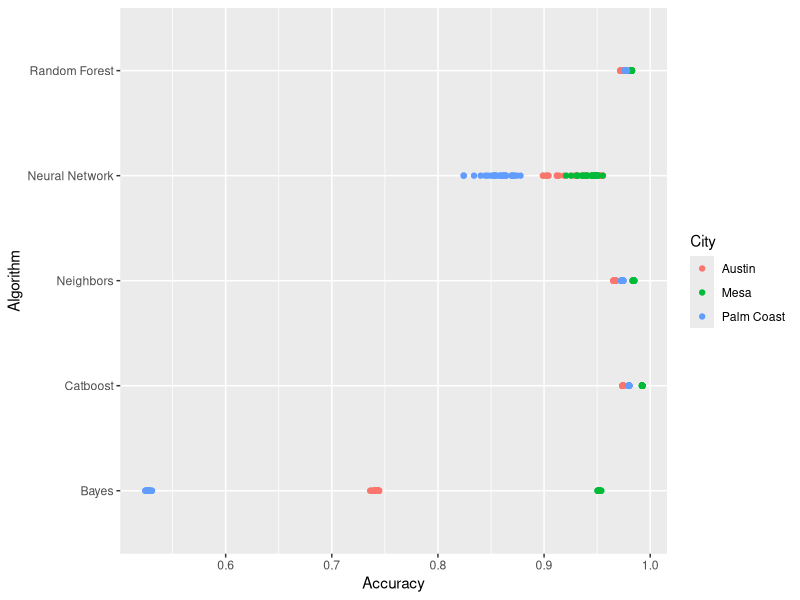
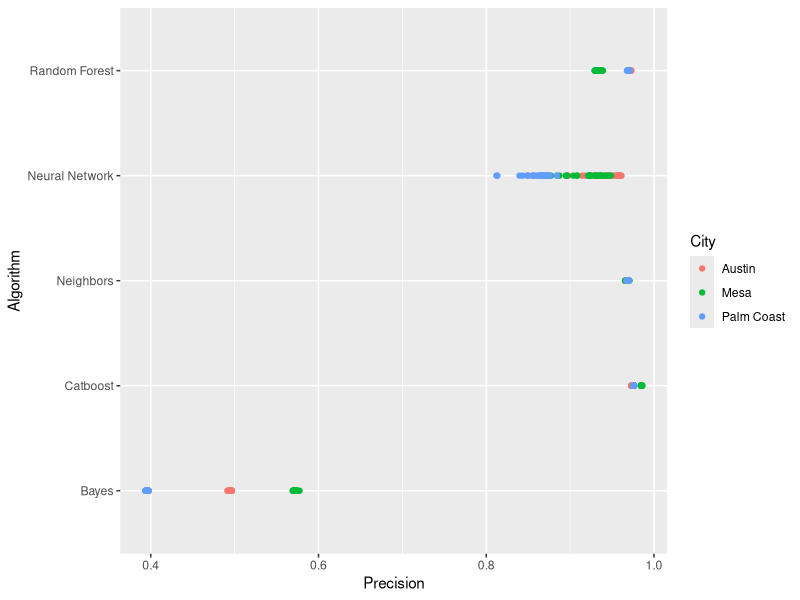
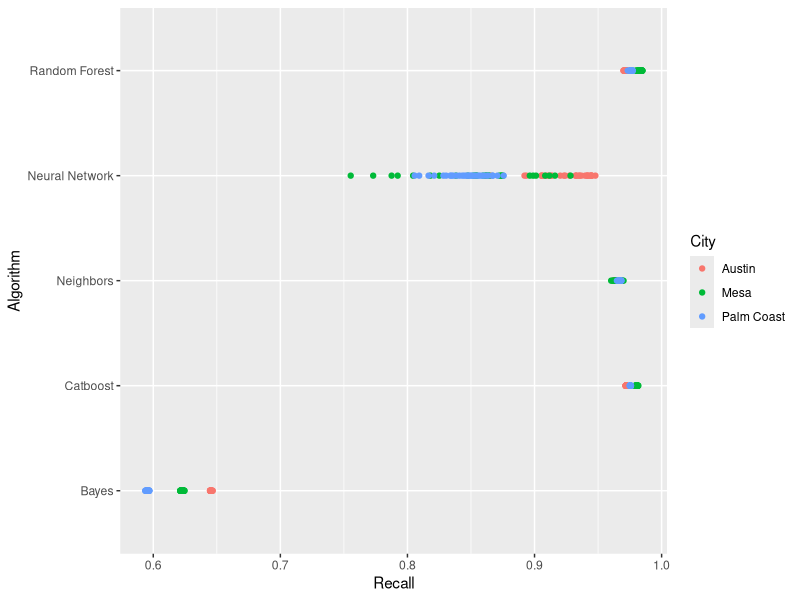
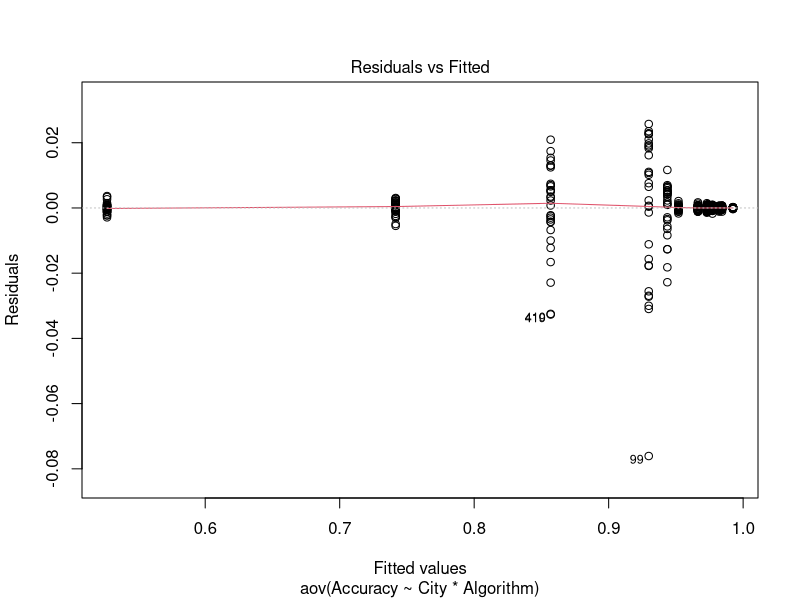
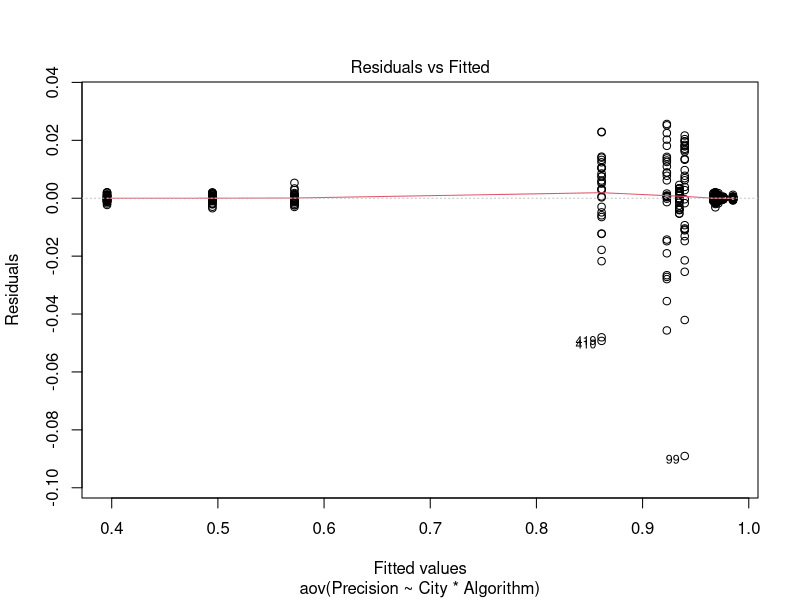
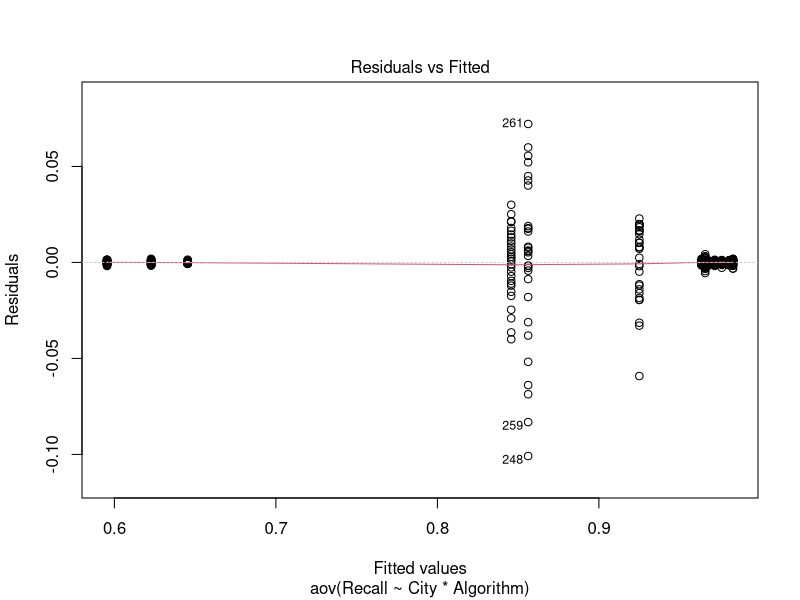
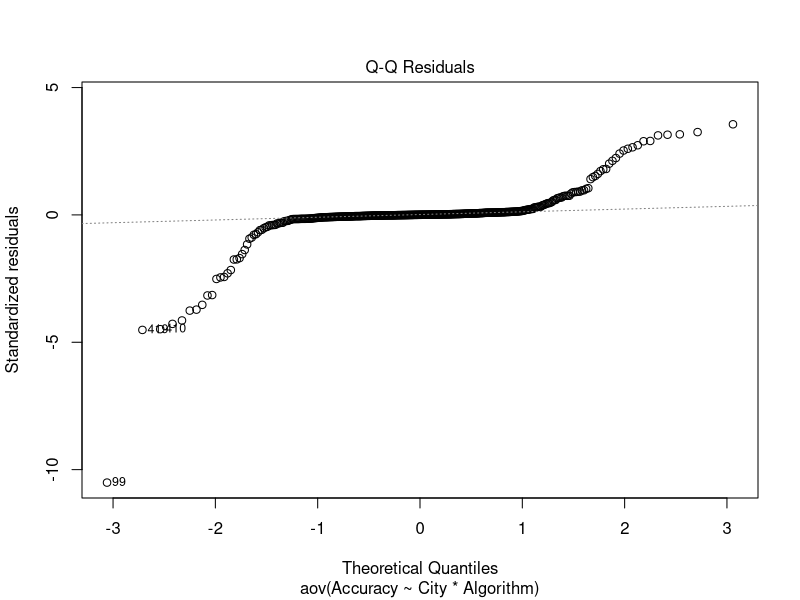
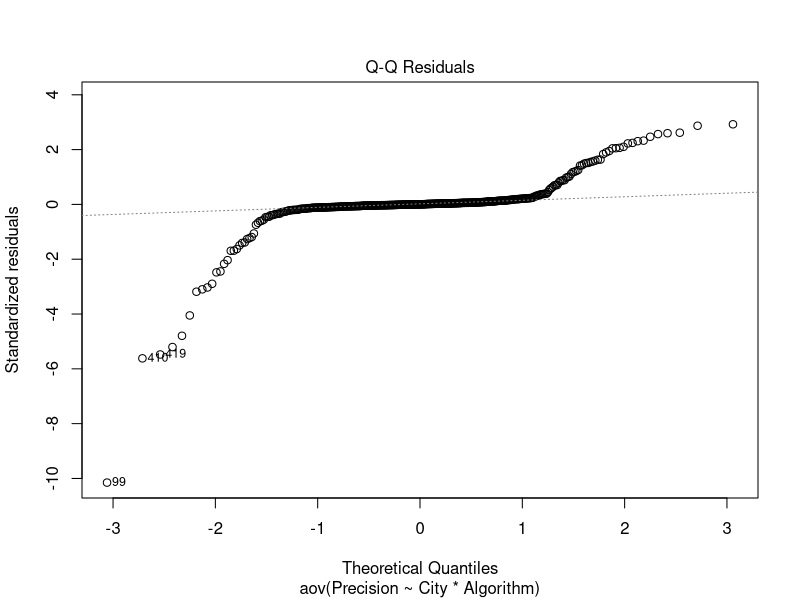

Recreate these plots in R, in order. (Note: this script raises an error after producing the figures.)
require(ggplot2)
library(car)
#read in datasets
A_Bayes <- read.csv("datasets/A_Bayes.csv")
A_Cat <- read.csv("datasets/A_Cat.csv")
A_Neighbors <- read.csv("datasets/A_Neighbors.csv")
A_NN <- read.csv("datasets/A_NN.csv")
A_RF <- read.csv("datasets/A_RF.csv")
M_Bayes <- read.csv("datasets/M_Bayes.csv")
M_Cat <- read.csv("datasets/M_Cat.csv")
M_Neighbors <- read.csv("datasets/M_Neighbors.csv")
M_NN <- read.csv("datasets/M_NN.csv")
M_RF <- read.csv("datasets/M_RF.csv")
PC_Bayes <- read.csv("datasets/PC_Bayes.csv")
PC_Cat <- read.csv("datasets/PC_Cat.csv")
PC_Neighbors <- read.csv("datasets/PC_Neighbors.csv")
PC_NN <- read.csv("datasets/PC_NN.csv")
PC_RF <- read.csv("datasets/PC_RF.csv")
#means
acc.mean = data.frame(City = c(rep("Austin",5), rep("Mesa",5), rep("Palm Coast",5)),
                      Algorithm = c("Bayes","Catboost","Neighbors","Neural Network","Random Forest"),
                      Accuracy_Mean = c(mean(A_Bayes$Accuracy), mean(A_Cat$Accuracy), mean(A_Neighbors$Accuracy), mean(A_NN$Accuracy), mean(A_RF$Accuracy),
                                mean(M_Bayes$Accuracy), mean(M_Cat$Accuracy), mean(M_Neighbors$Accuracy), mean(M_NN$Accuracy), mean(M_RF$Accuracy),
                                mean(PC_Bayes$Accuracy), mean(PC_Cat$Accuracy), mean(PC_Neighbors$Accuracy), mean(PC_NN$Accuracy), mean(PC_RF$Accuracy)))
pre.mean = data.frame(City = c(rep("Austin",5), rep("Mesa",5), rep("Palm Coast",5)),
                      Algorithm = c("Bayes","Catboost","Neighbors","Neural Network","Random Forest"),
                      Precision_Mean = c(mean(A_Bayes$Precision), mean(A_Cat$Precision), mean(A_Neighbors$Precision), mean(A_NN$Precision), mean(A_RF$Precision),
                                        mean(M_Bayes$Precision), mean(M_Cat$Precision), mean(M_Neighbors$Precision), mean(M_NN$Precision), mean(M_RF$Precision),
                                        mean(PC_Bayes$Precision), mean(PC_Cat$Precision), mean(PC_Neighbors$Precision), mean(PC_NN$Precision), mean(PC_RF$Precision)))
rec.mean = data.frame(City = c(rep("Austin",5), rep("Mesa",5), rep("Palm Coast",5)),
                      Algorithm = c("Bayes","Catboost","Neighbors","Neural Network","Random Forest"),
                      Recall_Mean = c(mean(A_Bayes$Recall), mean(A_Cat$Recall), mean(A_Neighbors$Recall), mean(A_NN$Recall), mean(A_RF$Recall),
                                        mean(M_Bayes$Recall), mean(M_Cat$Recall), mean(M_Neighbors$Recall), mean(M_NN$Recall), mean(M_RF$Recall),
                                        mean(PC_Bayes$Recall), mean(PC_Cat$Recall), mean(PC_Neighbors$Recall), mean(PC_NN$Recall), mean(PC_RF$Recall)))

#create new data frame for each metric
accuracy.df = data.frame(City = c(rep("Austin",150), rep("Mesa",150), rep("Palm Coast",150)),
                    Algorithm = c(rep(c(rep("Bayes",30), rep("Catboost",30), rep("Neighbors",30), rep("Neural Network",30), rep("Random Forest",30)),3)),
                    Accuracy = c(A_Bayes$Accuracy, A_Cat$Accuracy[seq(1,30)], A_Neighbors$Accuracy, A_NN$Accuracy, A_RF$Accuracy[seq(1,30)],
                              M_Bayes$Accuracy, M_Cat$Accuracy[seq(1,30)], M_Neighbors$Accuracy, M_NN$Accuracy, M_RF$Accuracy[seq(1,30)],
                              PC_Bayes$Accuracy, PC_Cat$Accuracy[seq(1,30)], PC_Neighbors$Accuracy, PC_NN$Accuracy, PC_RF$Accuracy[seq(1,30)]))
precision.df = data.frame(City = c(rep("Austin",150), rep("Mesa",150), rep("Palm Coast",150)),
                          Algorithm = c(rep(c(rep("Bayes",30), rep("Catboost",30), rep("Neighbors",30), rep("Neural Network",30), rep("Random Forest",30)),3)),
                          Precision = c(A_Bayes$Precision, A_Cat$Precision[seq(1,30)], A_Neighbors$Precision, A_NN$Precision, A_RF$Precision[seq(1,30)],
                                        M_Bayes$Precision, M_Cat$Precision[seq(1,30)], M_Neighbors$Precision, M_NN$Precision, M_RF$Precision[seq(1,30)],
                                        PC_Bayes$Precision, PC_Cat$Precision[seq(1,30)], PC_Neighbors$Precision, PC_NN$Precision, PC_RF$Precision[seq(1,30)]))
recall.df = data.frame(City = c(rep("Austin",150), rep("Mesa",150), rep("Palm Coast",150)),
                       Algorithm = c(rep(c(rep("Bayes",30), rep("Catboost",30), rep("Neighbors",30), rep("Neural Network",30), rep("Random Forest",30)),3)),
                       Recall = c(A_Bayes$Recall, A_Cat$Recall[seq(1,30)], A_Neighbors$Recall, A_NN$Recall, A_RF$Recall[seq(1,30)],
                                M_Bayes$Recall, M_Cat$Recall[seq(1,30)], M_Neighbors$Recall, M_NN$Recall, M_RF$Recall[seq(1,30)],
                                PC_Bayes$Recall, PC_Cat$Recall[seq(1,30)], PC_Neighbors$Recall, PC_NN$Recall, PC_RF$Recall[seq(1,30)]))

#data visualization
ggplot(accuracy.df, aes(Accuracy, Algorithm, colour = City)) + geom_point()
ggplot(precision.df, aes(Precision, Algorithm, colour = City)) + geom_point()
ggplot(recall.df, aes(Recall, Algorithm, colour = City)) + geom_point()
#models
accuracy.model <- aov(Accuracy ~ City*Algorithm, data = accuracy.df)
precision.model <- aov(Precision ~ City*Algorithm, data = precision.df)
recall.model <- aov(Recall ~ City*Algorithm, data = recall.df)
#analysis of overall model
summary(accuracy.model)
summary(precision.model)
summary(recall.model)
#residual plots and assumptions
#1. Homogoneity of variance - Violated
plot(accuracy.model,1)
plot(precision.model,1)
plot(recall.model,1)
leveneTest(Accuracy ~ City*Algorithm, data = accuracy.df)
leveneTest(Precision ~ City*Algorithm, data = precision.df)
leveneTest(Recall ~ City*Algorithm, data = recall.df)
#2. Normality - Violated
plot(accuracy.model,2)
plot(precision.model,2)
plot(recall.model,2)
acc.res <- residuals(object = accuracy.model)
pre.res <- residuals(object = precision.model)
rec.res <- residuals(object = recall.model)
shapiro.test(x = acc.res)
shapiro.test(x = pre.res)
shapiro.test(x = rec.res)
###Because both assumptions are violated, we will instead use bootstrapping,
###as transformations didn't work either (see bottom of code)

library(boot)
set.seed(03182019)
#Accuracy
n <- 30*2 #simulating taking two samples of 30, so times 2
B <- 10000 #number of resamples we'll run
Cities <- c("Austin","Mesa","Palm_Coast")
Algorithms <- c("Bayes","Catboost","Neighbors","Neural_Network","Random_Forest")
veclist <- do.call(paste,expand.grid(Cities,Algorithms)) #get every combo of city and algo
count <- 1
p.values <- rep(-1,105)
for(i in 1:15){
  temp <- strsplit(veclist[i], " ")[[1]]
  name1 <- gsub("_", " ", temp[1]) #City1
  name2 <- gsub("_", " ", temp[2]) #Algo1
  for(j in (i+1):15){
    temp2 <- strsplit(veclist[j], " ")[[1]]
    name3 <- gsub("_", " ", temp2[1]) #City2
    name4 <- gsub("_", " ", temp2[2]) #Algo2
    if( i != 15){ #prevent last two comparisons, so theres ((15-1)*15) / 2 = 105 total comparisons
      variable1 <- accuracy.df$Accuracy[accuracy.df$City == name1 & accuracy.df$Algorithm == name2]
      variable2 <- accuracy.df$Accuracy[accuracy.df$City == name3 & accuracy.df$Algorithm == name4]
      variable <- c(variable1, variable2)
      #Analysis
      test.stat <- abs(mean(variable1) - mean(variable2)) #test-statistic
      B.samples <- matrix(sample(variable, size = n*B, replace=TRUE), #10,000 resamples with replacement
                            nrow=n, ncol=B)
      Boot.test.stat <- rep(0,B)
      for(i in 1:B){ #for each sample, find new test-statistic
        Boot.test.stat[i] <- abs(mean(B.samples[1:30,i]) - mean(B.samples[31:60,i])) #simulate difference in means to compare to test.stat
      }
      p.values[count] <- mean (Boot.test.stat >= test.stat) #record p-value, assuming H0: no difference in city-algo.
      
      cat(name1, "," , name2 , "," , name3 , "," , name4 , "i=" , count, "," , "obs. diff. in mean=" , test.stat, "\n")
      count <- count + 1
    }
  }
}
val <- abs(mean(accuracy.df$Accuracy[accuracy.df$City == "Mesa" & accuracy.df$Algorithm == "Random Forest"]) - 
             mean(accuracy.df$Accuracy[accuracy.df$City == "Palm Coast" & accuracy.df$Algorithm == "Random Forest"]))
hist(Boot.test.stat, main = "Bootstrap Distribution for RF-Mesa vs RF-Palm Coast", col = "light blue", xlab="Difference in Mean Accuracy", xlim=c(0,val+.001)) #final bootstrapped distribution
abline(v = val,col="red")
print(p.values)
p.adj <- p.adjust(p.values, method = "bonferroni", n = length(p.values))
print(p.adj) #adjust p-values to control for Family-wise error rate / Type I error
alpha <- 0.05
which(p.adj > alpha) #88 91
###88: Palm Coast-Neighbors vs. Austin-RF with adj. p-value = 0.105
###91: Austin-NN vs. Mesa-NN with adj. p-value = 0.5355
###are all NOT statistically significant, the rest are significant.

#Precision
n <- 30*2
B <- 10000
Cities <- c("Austin","Mesa","Palm_Coast")
Algorithms <- c("Bayes","Catboost","Neighbors","Neural_Network","Random_Forest")
veclist <- do.call(paste,expand.grid(Cities,Algorithms))
count <- 1
p.values <- rep(-1,105)
for(i in 1:15){
  temp <- strsplit(veclist[i], " ")[[1]]
  name1 <- gsub("_", " ", temp[1]) #City
  name2 <- gsub("_", " ", temp[2]) #Algo
  for(j in (i+1):15){
    temp2 <- strsplit(veclist[j], " ")[[1]]
    name3 <- gsub("_", " ", temp2[1]) #City
    name4 <- gsub("_", " ", temp2[2]) #Algo
    if( i != 15){ #prevent last two comparisons, so theres ((12-1)*12) / 2 = 66 total comparisons
      variable1 <- precision.df$Precision[precision.df$City == name1 & precision.df$Algorithm == name2]
      variable2 <- precision.df$Precision[precision.df$City == name3 & precision.df$Algorithm == name4]
      variable <- c(variable1, variable2)
      #Analysis
      test.stat <- abs(mean(variable1) - mean(variable2))
      B.samples <- matrix(sample(variable, size = n*B, replace=TRUE),
                          nrow=n, ncol=B)
      Boot.test.stat <- rep(0,B)
      for(i in 1:B){
        Boot.test.stat[i] <- abs(mean(B.samples[1:30,i]) - mean(B.samples[31:60,i]))
      }
      p.values[count] <- mean (Boot.test.stat >= test.stat)
      
      cat(name1, "," , name2 , "," , name3 , "," , name4 , "i=" , count, "," , "obs. diff. in mean=" , test.stat, "\n")
      count <- count + 1
    }
  }
}
print(p.values)
p.adj <- p.adjust(p.values, method = "bonferroni", n = length(p.values))
print(p.adj) #adjust p-values to control for Family-wise error rate / Type I error
alpha <- 0.05
which(p.adj > alpha) #78, 84, 91, 94, 98
###78: Mesa-Neighbors vs. Palm Coast-Neighbors with adj. p-value = 1.00
###84: Mesa-Neighbors vs. Palm Coast-RF with adj. p-value = 0.063
###91: Austin-NN vs. Mesa-NN with adj. p-value = 0.357
###94: Austin-NN vs. Mesa-RF with adj. p-value = 1.00
###98: Mesa-NN vs. Mesa-RF with adj. p-value = 0.1365
###are all NOT statistically significant, the rest are significant.

#Recall
n <- 30*2
B <- 10000
Cities <- c("Austin","Mesa","Palm_Coast")
Algorithms <- c("Bayes","Catboost","Neighbors","Neural_Network","Random_Forest")
veclist <- do.call(paste,expand.grid(Cities,Algorithms))
count <- 1
p.values <- rep(-1,105)
for(i in 1:15){
  temp <- strsplit(veclist[i], " ")[[1]]
  name1 <- gsub("_", " ", temp[1]) #City
  name2 <- gsub("_", " ", temp[2]) #Algo
  for(j in (i+1):15){
    temp2 <- strsplit(veclist[j], " ")[[1]]
    name3 <- gsub("_", " ", temp2[1]) #City
    name4 <- gsub("_", " ", temp2[2]) #Algo
    if( i != 15){ #prevent last two comparisons, so theres ((12-1)*12) / 2 = 66 total comparisons
      variable1 <- recall.df$Recall[recall.df$City == name1 & recall.df$Algorithm == name2]
      variable2 <- recall.df$Recall[recall.df$City == name3 & recall.df$Algorithm == name4]
      variable <- c(variable1, variable2)
      #Analysis
      test.stat <- abs(mean(variable1) - mean(variable2))
      B.samples <- matrix(sample(variable, size = n*B, replace=TRUE),
                          nrow=n, ncol=B)
      Boot.test.stat <- rep(0,B)
      for(i in 1:B){
        Boot.test.stat[i] <- abs(mean(B.samples[1:30,i]) - mean(B.samples[31:60,i]))
      }
      p.values[count] <- mean (Boot.test.stat >= test.stat)
      
      cat(name1, "," , name2 , "," , name3 , "," , name4 , "i=" , count, "," , "obs. diff. in mean=" , test.stat, "\n")
      count <- count + 1
    }
  }
}
print(p.values)
p.adj <- p.adjust(p.values, method = "bonferroni", n = length(p.values))
print(p.adj) #adjust p-values to control for Family-wise error rate / Type I error
alpha <- 0.05
which(p.adj > alpha) #48, 78, 96
###48: Austin-Catboost vs. Austin-RF with adj. p-value = 1.00
###78: Mesa-Neighbors vs. Palm Coast-Neighbors with adj. p-value = 1.00
###96: Mesa-NN vs. Palm Coast-NN with adj. p-value = 1.00
###are all NOT statistically significant, the rest are significant.

####FAILED METHODS BELOW###########################################
#LOG TRANSOFRMATIONS DIDN'T WORK

#new models
#data visualization
ggplot(accuracy.df, aes(log(Accuracy), Algorithm, colour = City)) + geom_point()
ggplot(precision.df, aes(log(Precision), Algorithm, colour = City)) + geom_point()
ggplot(recall.df, aes(log(Recall), Algorithm, colour = City)) + geom_point()
#models
accuracy.model <- aov(log(Accuracy) ~ City*Algorithm, data = accuracy.df)
precision.model <- aov(log(Precision) ~ City*Algorithm, data = precision.df)
recall.model <- aov(log(Recall) ~ City*Algorithm, data = recall.df)
#analysis of overall model
summary(accuracy.model)
summary(precision.model)
summary(recall.model)
#residual plots and assumptions
#1. Homogoneity of variance - Violated
#Because all n_i = 30, ANOVA ca be robust to small/medium violations
plot(accuracy.model,1)
plot(precision.model,1)
plot(recall.model,1)
leveneTest(log(Accuracy) ~ City*Algorithm, data = accuracy.df)
leveneTest(log(Precision) ~ City*Algorithm, data = precision.df)
leveneTest(log(Recall) ~ City*Algorithm, data = recall.df)
#2. Normality - Violated
plot(accuracy.model,2)
plot(precision.model,2)
plot(recall.model,2)
acc.res <- residuals(object = accuracy.model)
pre.res <- residuals(object = precision.model)
rec.res <- residuals(object = recall.model)
shapiro.test(x = acc.res)
shapiro.test(x = pre.res)
shapiro.test(x = rec.res)

#TRANSFORMATIONS DIDN'T WORK
#finding lambda
library(MASS)
out <- boxcox(lm(accuracy.df$Accuracy~accuracy.df$City*accuracy.df$Algorithm))
range(out$x[out$y > max(out$y)-qchisq(0.95,1)/2])
(-1.3535354 + 0.5454545) / 2

out.p <- boxcox(lm(precision.df$Precision~precision.df$City*precision.df$Algorithm))
range(out.p$x[out.p$y > max(out.p$y)-qchisq(0.95,1)/2])
(-2.000000 + -1.515152) / 2

out.r <- boxcox(lm(recall.df$Recall~recall.df$City*recall.df$Algorithm))
range(out.r$x[out.r$y > max(out.r$y)-qchisq(0.95,1)/2])
(-1.919192 + 1.070707) / 2
#new models
#data visualization
ggplot(accuracy.df, aes(Accuracy^(-1/2), Algorithm, colour = City)) + geom_point()
ggplot(precision.df, aes(Precision^(-1.75), Algorithm, colour = City)) + geom_point()
ggplot(recall.df, aes(Recall^(-1/2), Algorithm, colour = City)) + geom_point()
#models
accuracy.model <- aov(Accuracy^(-1/2) ~ City*Algorithm, data = accuracy.df)
precision.model <- aov(Precision^(-1.75) ~ City*Algorithm, data = precision.df)
recall.model <- aov(Recall^(-1/2) ~ City*Algorithm, data = recall.df)
#analysis of overall model
summary(accuracy.model)
summary(precision.model)
summary(recall.model)
#residual plots and assumptions
#1. Homogoneity of variance - Violated
#Because all n_i = 30, ANOVA ca be robust to small/medium violations
plot(accuracy.model,1)
plot(precision.model,1)
plot(recall.model,1)
leveneTest(Accuracy^(-1/2) ~ City*Algorithm, data = accuracy.df)
leveneTest(Precision^(-1.75) ~ City*Algorithm, data = precision.df)
leveneTest(Recall^(-1/2) ~ City*Algorithm, data = recall.df)
#2. Normality - Violated
plot(accuracy.model,2)
plot(precision.model,2)
plot(recall.model,2)
acc.res <- residuals(object = accuracy.model)
pre.res <- residuals(object = precision.model)
rec.res <- residuals(object = recall.model)
shapiro.test(x = acc.res)
shapiro.test(x = pre.res)
shapiro.test(x = rec.res)
